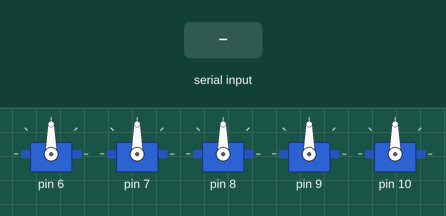
The sketch below on a simulated Arduino Uno, built with avr-gcc and run on an emulated ATmega328P. Shown: 5 × servo. The test bench sets the inputs (shaded band).

Above: at 1.2 s.
1.3 s: "A 1\n" received over Serial
At 2.4 s:
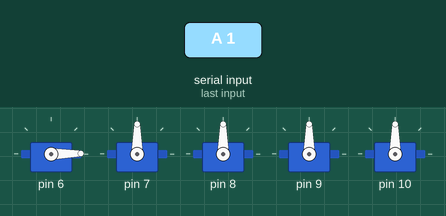
2.8 s: "A 150\n" received over Serial
At 3.6 s:
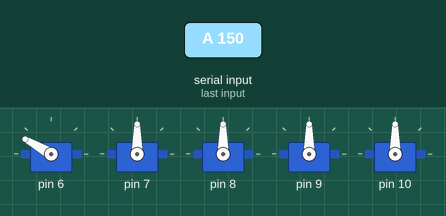
4.3 s: "B 1\n" received over Serial
At 4.7 s:
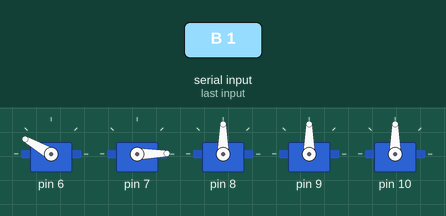
5.8 s: "B 150\n" received over Serial
At 7.0 s:
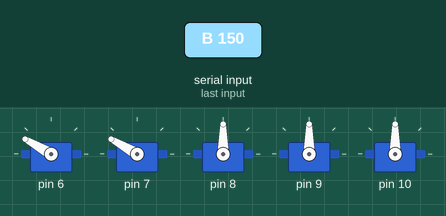
7.3 s: "C 1\n" received over Serial
At 8.2 s:
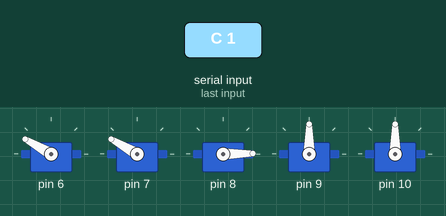
8.8 s: "C 150\n" received over Serial
At 9.3 s:
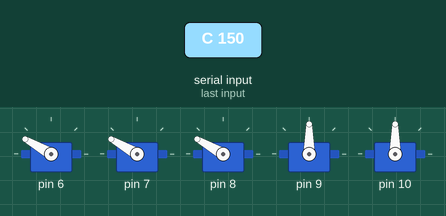
Timing chart, 0 to 11.3 s (numbered marks = the images above; inputs shaded):
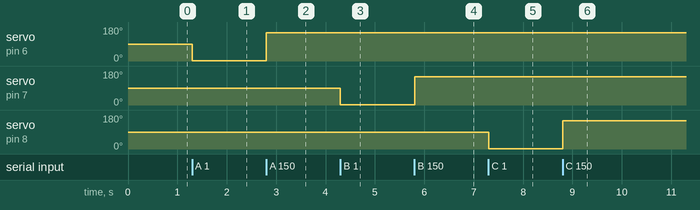

Measured:
- after the input at 1.3 s, servo on pin 6: 90° → 1° at once
- after the input at 2.8 s, servo on pin 6: 1° → 150° at once
- after the input at 4.3 s, servo on pin 7: 90° → 1° at once
- after the input at 5.8 s, servo on pin 7: 1° → 150° at once
- after the input at 7.3 s, servo on pin 8: 90° → 1° at once
- after the input at 8.8 s, servo on pin 8: 1° → 150° at once

The sketch:

motorized_hand.ino
```cpp
#include <Servo.h>


Servo servo[7];
int position[7];
String command;

void setup()
{
  //-- Attach the servos. Order for right and, counting from little finger to the thumb
  // servo[2] and servo[4] have opposite direction

  servo[0].attach(6);
  servo[1].attach(7);
  servo[2].attach(8);
  servo[3].attach(9);
  servo[4].attach(10);
  //servo[5].attach(11);    //wrist servo

  for (int i=0; i<6; i++){
    position[i]=90;
    servo[i].write(position[i]);
    }

  Serial.begin(19200);

}

void loop()
{

    if(Serial.available())
    {
        char c = Serial.read();

        if(c == '\n')
        {
          parseCommand(command);
          command = "";
        }
        else
        {
           command += c;
        }
    }
}

void parseCommand(String com)
{
  String part1;
  String part2;

/*-- Example of commmands:

    A 97
    B 168

    Letters from A to G
    Values from 0 to 180

*/

  part1 = com.substring(0,com.indexOf(" "));
  part2 = com.substring(com.indexOf(" ")+1);

  if(part1.equalsIgnoreCase("A"))
  {
    int value = part2.toInt();
    servo[0].write(value);

  }
  else if(part1.equalsIgnoreCase("B"))
  {

    int value = part2.toInt();
    servo[1].write(value);

  }
  else if(part1.equalsIgnoreCase("C"))
  {

    int value = part2.toInt();
    servo[2].write(value);

  }
  else if(part1.equalsIgnoreCase("D"))
  {

    int value = part2.toInt();
    servo[3].write(value);

  }
  else if(part1.equalsIgnoreCase("E"))
  {

    int value = part2.toInt();
    servo[4].write(value);

  }
  else if(part1.equalsIgnoreCase("ALL"))
  {
    int value = part2.toInt();

    for (int i=0; i<6; i++){
      if(i==2||i==4) servo[i].write(90 + value);
      else servo[i].write(90 - value);
    }
/*
    for (int i=0; i<6; i++){
      if(i==2||i==4) servo[i].write(90+50);
      else servo[i].write(90-50);
    } */

  }
  else
  {
    Serial.println("Command not recognized");

  }
}
```
